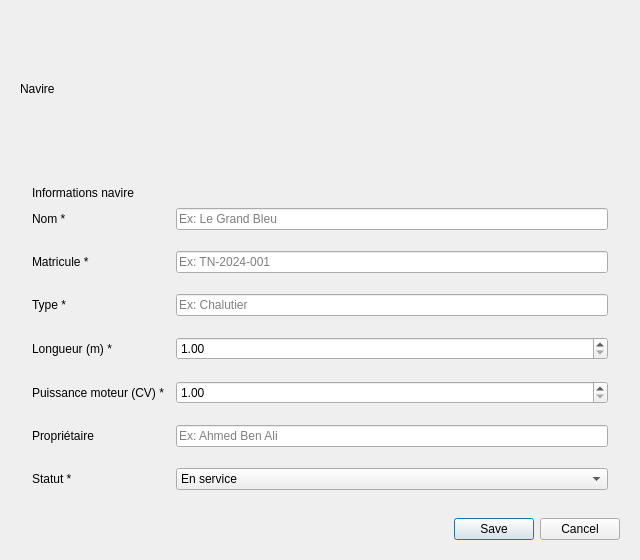
<?xml version="1.0" encoding="UTF-8"?>
<ui version="4.0">
 <class>NavireCrudDialog</class>
 <widget class="QDialog" name="NavireCrudDialog">
  <property name="geometry">
   <rect><x>0</x><y>0</y><width>640</width><height>560</height></rect>
  </property>
  <property name="minimumSize">
   <size><width>640</width><height>0</height></size>
  </property>
  <property name="windowTitle">
   <string>Navire</string>
  </property>
  <layout class="QVBoxLayout" name="mainLayout">
   <property name="spacing"><number>16</number></property>
   <property name="leftMargin"><number>20</number></property>
   <property name="topMargin"><number>20</number></property>
   <property name="rightMargin"><number>20</number></property>
   <property name="bottomMargin"><number>20</number></property>
   <item>
    <widget class="QLabel" name="labelTitle">
     <property name="text"><string>Navire</string></property>
    </widget>
   </item>
   <item>
    <widget class="QFrame" name="formFrame">
     <property name="frameShape"><enum>QFrame::NoFrame</enum></property>
     <layout class="QVBoxLayout" name="formFrameLayout">
      <property name="spacing"><number>8</number></property>
      <property name="leftMargin"><number>12</number></property>
      <property name="topMargin"><number>12</number></property>
      <property name="rightMargin"><number>12</number></property>
      <property name="bottomMargin"><number>12</number></property>
      <item>
       <widget class="QLabel" name="labelSectionForm">
        <property name="text"><string>Informations navire</string></property>
       </widget>
      </item>
      <item>
       <layout class="QFormLayout" name="formLayout">
        <property name="horizontalSpacing"><number>12</number></property>
        <property name="verticalSpacing"><number>4</number></property>
        <property name="fieldGrowthPolicy"><enum>QFormLayout::AllNonFixedFieldsGrow</enum></property>
        <property name="labelAlignment"><set>Qt::AlignLeft|Qt::AlignVCenter</set></property>
        <!-- Nom -->
        <item row="0" column="0">
         <widget class="QLabel" name="labelNom"><property name="text"><string>Nom *</string></property></widget>
        </item>
        <item row="0" column="1">
         <widget class="QLineEdit" name="inputNom">
          <property name="placeholderText"><string>Ex: Le Grand Bleu</string></property>
         </widget>
        </item>
        <item row="1" column="1">
         <widget class="QLabel" name="errNom">
          <property name="text"><string></string></property>
          <property name="styleSheet"><string>color: #f87171; font-size: 11px;</string></property>
         </widget>
        </item>
        <!-- Matricule -->
        <item row="2" column="0">
         <widget class="QLabel" name="labelMatricule"><property name="text"><string>Matricule *</string></property></widget>
        </item>
        <item row="2" column="1">
         <widget class="QLineEdit" name="inputMatricule">
          <property name="placeholderText"><string>Ex: TN-2024-001</string></property>
         </widget>
        </item>
        <item row="3" column="1">
         <widget class="QLabel" name="errMatricule">
          <property name="text"><string></string></property>
          <property name="styleSheet"><string>color: #f87171; font-size: 11px;</string></property>
         </widget>
        </item>
        <!-- Type -->
        <item row="4" column="0">
         <widget class="QLabel" name="labelType"><property name="text"><string>Type *</string></property></widget>
        </item>
        <item row="4" column="1">
         <widget class="QLineEdit" name="inputType">
          <property name="placeholderText"><string>Ex: Chalutier</string></property>
         </widget>
        </item>
        <item row="5" column="1">
         <widget class="QLabel" name="errType">
          <property name="text"><string></string></property>
          <property name="styleSheet"><string>color: #f87171; font-size: 11px;</string></property>
         </widget>
        </item>
        <!-- Longueur -->
        <item row="6" column="0">
         <widget class="QLabel" name="labelLongueur"><property name="text"><string>Longueur (m) *</string></property></widget>
        </item>
        <item row="6" column="1">
         <widget class="QDoubleSpinBox" name="spinLongueur">
          <property name="decimals"><number>2</number></property>
          <property name="minimum"><double>1.0</double></property>
          <property name="maximum"><double>9999.0</double></property>
         </widget>
        </item>
        <item row="7" column="1">
         <widget class="QLabel" name="errLongueur">
          <property name="text"><string></string></property>
          <property name="styleSheet"><string>color: #f87171; font-size: 11px;</string></property>
         </widget>
        </item>
        <!-- Puissance -->
        <item row="8" column="0">
         <widget class="QLabel" name="labelPuissance"><property name="text"><string>Puissance moteur (CV) *</string></property></widget>
        </item>
        <item row="8" column="1">
         <widget class="QDoubleSpinBox" name="spinPuissance">
          <property name="decimals"><number>2</number></property>
          <property name="minimum"><double>1.0</double></property>
          <property name="maximum"><double>999999.0</double></property>
         </widget>
        </item>
        <item row="9" column="1">
         <widget class="QLabel" name="errPuissance">
          <property name="text"><string></string></property>
          <property name="styleSheet"><string>color: #f87171; font-size: 11px;</string></property>
         </widget>
        </item>
        <!-- Propriétaire -->
        <item row="10" column="0">
         <widget class="QLabel" name="labelProprietaire"><property name="text"><string>Propriétaire</string></property></widget>
        </item>
        <item row="10" column="1">
         <widget class="QLineEdit" name="inputProprietaire">
          <property name="placeholderText"><string>Ex: Ahmed Ben Ali</string></property>
         </widget>
        </item>
        <item row="11" column="1">
         <widget class="QLabel" name="errProprietaire">
          <property name="text"><string></string></property>
          <property name="styleSheet"><string>color: #f87171; font-size: 11px;</string></property>
         </widget>
        </item>
        <!-- Statut -->
        <item row="12" column="0">
         <widget class="QLabel" name="labelStatut"><property name="text"><string>Statut *</string></property></widget>
        </item>
        <item row="12" column="1">
         <widget class="QComboBox" name="inputStatut">
          <item><property name="text"><string>En service</string></property></item>
          <item><property name="text"><string>En maintenance</string></property></item>
          <item><property name="text"><string>Hors service</string></property></item>
          <item><property name="text"><string>En cale sèche</string></property></item>
         </widget>
        </item>
       </layout>
      </item>
     </layout>
    </widget>
   </item>
   <item>
    <widget class="QDialogButtonBox" name="buttonBox">
     <property name="standardButtons">
      <set>QDialogButtonBox::Cancel|QDialogButtonBox::Save</set>
     </property>
    </widget>
   </item>
  </layout>
 </widget>
 <resources/>
 <connections/>
</ui>
